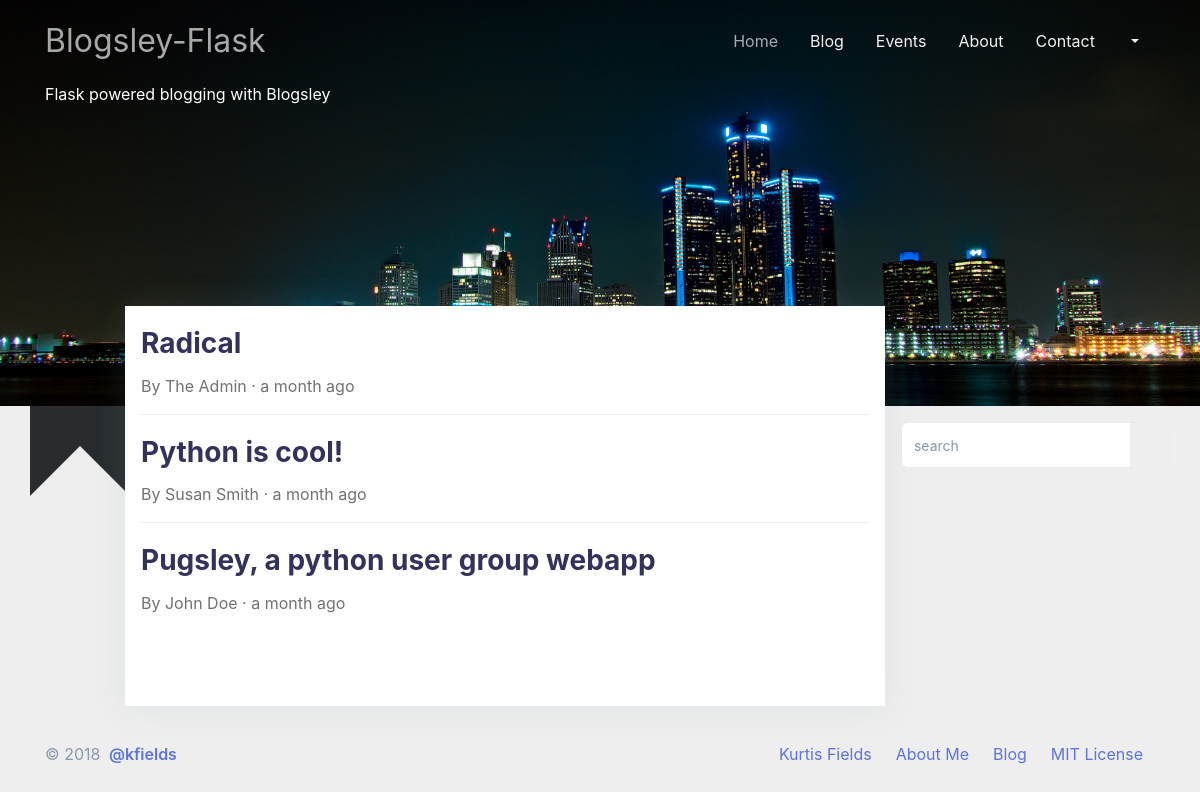
The page / on the database its author committed.
### blogsley/models/blog.py (models this page shows, shortened)
class Post(db.Model):
    id = db.Column(db.Integer, primary_key=True)
    status = db.Column(db.String(16))
    title = db.Column(db.String(256))
    slug = db.Column(db.String(256))
    model = db.Column(db.Text)
    cover = db.Column(db.String(256))
    body = db.Column(db.Text)
    timestamp = db.Column(db.DateTime, index=True, default=datetime.utcnow())
    owner_id = db.Column(db.Integer, db.ForeignKey('user.id'))
    def __setattr__(self, key, value):
        super(Post, self).__setattr__(key, value)
        if key == 'title':
            self.slug = slugify(self.title)

### blogsley/models/users.py (models this page shows, shortened)
class User(UserMixin, db.Model):
    id = db.Column(db.Integer, primary_key=True)
    username = db.Column(db.String(64), index=True, unique=True)
    first_name = db.Column(db.String(32))
    last_name = db.Column(db.String(32))
    email = db.Column(db.String(120), index=True, unique=True)
    password_hash = db.Column(db.String(128))
    role = db.Column(db.String(16))
    about_me = db.Column(db.String(140))
    posts = db.relationship('Post', backref='author', lazy='dynamic')
    @property
    def full_name(self):
        return self.first_name + ' ' + self.last_name

### blogsley/main/routes.py (the view)
@bp.route('/')
def index():
    page = request.args.get('page', 1, type=int)
    posts = Post.query.order_by(Post.timestamp.desc()).paginate(
        page, current_app.config['POSTS_PER_PAGE'], False)
    return render_template('index.html', posts=posts.items)

### app.py (called while the page is built)
@app.template_filter('humanize')
def humanize(d):
  return arrow.get(d).humanize()

### blogsley/templates/index.html
{% extends "layouts/base.html" %}
{% block content %}
    <div class="postcards">
        {% for post in posts %}
            {% include 'includes/postcard.html' %}
        {% endfor %}
    </div>
{% endblock %}

### blogsley/templates/includes/postcard.html (shortened to what this page needs)
<div class="postcard">
    <div class="postcard-header">
        <div class="postcard-title">
            <a href="{{ url_for('main.post', slug=post.slug) }}">
                <h2 id="post{{ post.id }}">{{ post.title }}</h2>
            </a>
        </div>
        <div class="postcard-intro">
            By
            <a href="{{ url_for('main.user', username=post.author.username) }}">
                {{ post.author.full_name }}
            </a>
            &middot;
            {{ post.timestamp|humanize }}
        </div>
    </div>
</div>

### rows shown on the page
Post: title "Radical", author.full_name "The Admin", timestamp "a month ago"
Post: title "Python is cool!", author.full_name "Susan Smith", timestamp "a month ago"
Post: title "Pugsley, a python user group webapp", author.full_name "John Doe", timestamp "a month ago"
